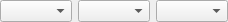
<?xml version="1.0" encoding="UTF-8"?>
<ui version="4.0">
 <class>ThemeWidget</class>
 <widget class="QWidget" name="ThemeWidget">
  <property name="geometry">
   <rect>
    <x>0</x>
    <y>0</y>
    <width>221</width>
    <height>22</height>
   </rect>
  </property>
  <layout class="QVBoxLayout" name="verticalLayout">
   <property name="leftMargin">
    <number>0</number>
   </property>
   <property name="topMargin">
    <number>0</number>
   </property>
   <property name="rightMargin">
    <number>0</number>
   </property>
   <property name="bottomMargin">
    <number>0</number>
   </property>
   <item>
    <layout class="QHBoxLayout" name="horizontalLayout">
     <item>
      <widget class="QComboBox" name="platformStyleComboBox"/>
     </item>
     <item>
      <widget class="QComboBox" name="iconThemeComboBox"/>
     </item>
     <item>
      <widget class="QComboBox" name="colorSchemeComboBox"/>
     </item>
    </layout>
   </item>
  </layout>
 </widget>
 <resources/>
 <connections/>
</ui>
